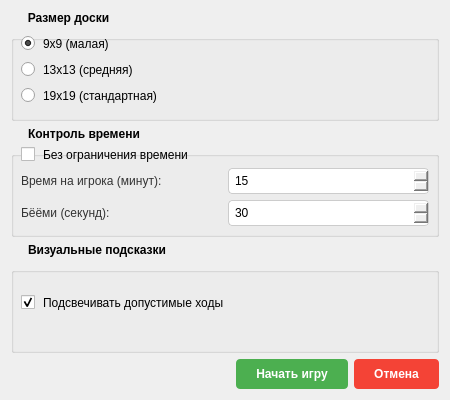
<?xml version="1.0" encoding="UTF-8"?>
<ui version="4.0">
 <class>GameSettingsDialog</class>
 <widget class="QDialog" name="GameSettingsDialog">
  <property name="geometry">
   <rect>
    <x>0</x>
    <y>0</y>
    <width>450</width>
    <height>400</height>
   </rect>
  </property>
  <property name="windowTitle">
   <string>Настройки игры</string>
  </property>
  <property name="styleSheet">
   <string notr="true"/>
  </property>
  <layout class="QVBoxLayout" name="verticalLayout">
   <item>
    <widget class="QGroupBox" name="groupBoardSize">
     <property name="title">
      <string>Размер доски</string>
     </property>
     <property name="styleSheet">
      <string>QGroupBox {
    font-weight: bold;
    margin-top: 10px;
}
QGroupBox::title {
    subcontrol-origin: margin;
    left: 10px;
    padding: 0 5px 0 5px;
}</string>
     </property>
     <layout class="QVBoxLayout" name="verticalLayout_2">
      <item>
       <widget class="QRadioButton" name="radio9x9">
        <property name="text">
         <string>9x9 (малая)</string>
        </property>
        <property name="checked">
         <bool>true</bool>
        </property>
        <property name="styleSheet">
         <string>QRadioButton {
    spacing: 8px;
}</string>
        </property>
       </widget>
      </item>
      <item>
       <widget class="QRadioButton" name="radio13x13">
        <property name="text">
         <string>13x13 (средняя)</string>
        </property>
        <property name="styleSheet">
         <string>QRadioButton {
    spacing: 8px;
}</string>
        </property>
       </widget>
      </item>
      <item>
       <widget class="QRadioButton" name="radio19x19">
        <property name="text">
         <string>19x19 (стандартная)</string>
        </property>
        <property name="styleSheet">
         <string>QRadioButton {
    spacing: 8px;
}</string>
        </property>
       </widget>
      </item>
     </layout>
    </widget>
   </item>
   <item>
    <widget class="QGroupBox" name="groupTime">
     <property name="title">
      <string>Контроль времени</string>
     </property>
     <property name="styleSheet">
      <string>QGroupBox {
    font-weight: bold;
    margin-top: 10px;
}
QGroupBox::title {
    subcontrol-origin: margin;
    left: 10px;
    padding: 0 5px 0 5px;
}</string>
     </property>
     <layout class="QGridLayout" name="gridLayout">
      <item row="0" column="0" colspan="2">
       <widget class="QCheckBox" name="checkNoTimeLimit">
        <property name="text">
         <string>Без ограничения времени</string>
        </property>
        <property name="styleSheet">
         <string>QCheckBox {
    spacing: 8px;
    font-weight: normal;
}</string>
        </property>
       </widget>
      </item>
      <item row="1" column="0">
       <widget class="QLabel" name="labelPlayerTime">
        <property name="text">
         <string>Время на игрока (минут):</string>
        </property>
        <property name="styleSheet">
         <string>QLabel {
    color: #333;
}</string>
        </property>
       </widget>
      </item>
      <item row="1" column="1">
       <widget class="QSpinBox" name="spinPlayerTime">
        <property name="minimum">
         <number>1</number>
        </property>
        <property name="maximum">
         <number>60</number>
        </property>
        <property name="value">
         <number>15</number>
        </property>
        <property name="styleSheet">
         <string>QSpinBox {
    padding: 4px;
    border: 1px solid #ccc;
    border-radius: 4px;
}
QSpinBox:focus {
    border: 1px solid #4CAF50;
}</string>
        </property>
       </widget>
      </item>
      <item row="2" column="0">
       <widget class="QLabel" name="labelByoyomi">
        <property name="text">
         <string>Бёёми (секунд):</string>
        </property>
        <property name="styleSheet">
         <string>QLabel {
    color: #333;
}</string>
        </property>
       </widget>
      </item>
      <item row="2" column="1">
       <widget class="QSpinBox" name="spinByoyomi">
        <property name="minimum">
         <number>0</number>
        </property>
        <property name="maximum">
         <number>60</number>
        </property>
        <property name="value">
         <number>30</number>
        </property>
        <property name="styleSheet">
         <string>QSpinBox {
    padding: 4px;
    border: 1px solid #ccc;
    border-radius: 4px;
}
QSpinBox:focus {
    border: 1px solid #4CAF50;
}</string>
        </property>
       </widget>
      </item>
     </layout>
    </widget>
   </item>
   <item>
    <widget class="QGroupBox" name="groupVisual">
     <property name="title">
      <string>Визуальные подсказки</string>
     </property>
     <property name="styleSheet">
      <string>QGroupBox {
    font-weight: bold;
    margin-top: 10px;
}
QGroupBox::title {
    subcontrol-origin: margin;
    left: 10px;
    padding: 0 5px 0 5px;
}</string>
     </property>
     <layout class="QVBoxLayout" name="verticalLayout_3">
      <item>
       <widget class="QCheckBox" name="checkLegalMoves">
        <property name="text">
         <string>Подсвечивать допустимые ходы</string>
        </property>
        <property name="checked">
         <bool>true</bool>
        </property>
        <property name="styleSheet">
         <string>QCheckBox {
    spacing: 8px;
}</string>
        </property>
       </widget>
      </item>
     </layout>
    </widget>
   </item>
   <item>
    <layout class="QHBoxLayout" name="horizontalLayout">
     <item>
      <spacer name="horizontalSpacer">
       <property name="orientation">
        <enum>Qt::Horizontal</enum>
       </property>
       <property name="sizeHint" stdset="0">
        <size>
         <width>40</width>
         <height>20</height>
        </size>
       </property>
      </spacer>
     </item>
     <item>
      <widget class="QPushButton" name="buttonOk">
       <property name="text">
        <string>Начать игру</string>
       </property>
       <property name="default">
        <bool>true</bool>
       </property>
       <property name="styleSheet">
        <string>QPushButton {
    background-color: #4CAF50;
    color: white;
    border: none;
    padding: 8px 20px;
    border-radius: 4px;
    font-weight: bold;
}
QPushButton:hover {
    background-color: #45a049;
}
QPushButton:pressed {
    background-color: #3d8b40;
}</string>
       </property>
      </widget>
     </item>
     <item>
      <widget class="QPushButton" name="buttonCancel">
       <property name="text">
        <string>Отмена</string>
       </property>
       <property name="styleSheet">
        <string>QPushButton {
    background-color: #f44336;
    color: white;
    border: none;
    padding: 8px 20px;
    border-radius: 4px;
    font-weight: bold;
}
QPushButton:hover {
    background-color: #da190b;
}
QPushButton:pressed {
    background-color: #b71c1c;
}</string>
       </property>
      </widget>
     </item>
    </layout>
   </item>
  </layout>
 </widget>
 <resources/>
 <connections/>
</ui>
